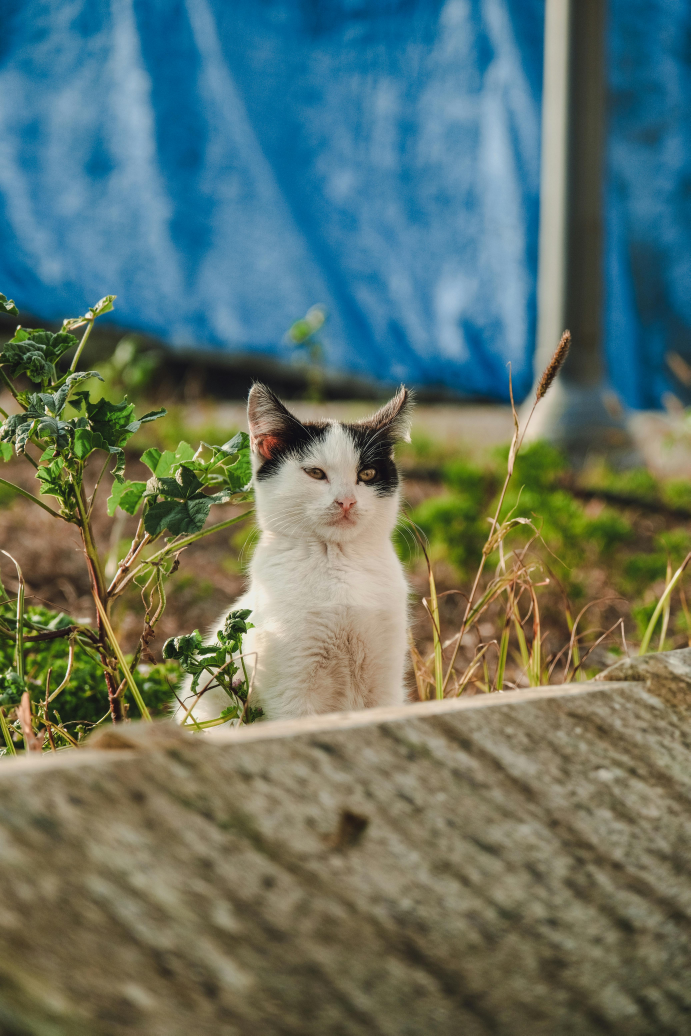
#> input picture Photos/cat1.jpg, 4141 x 6212 px (shown at 1/6 size)
$ python image_transformation.py
#> lines starting #> are read from the running program, lines starting #| are printed output that depends on the picture
import cv2 as cv
import numpy as np

def resizeImage(img, scale=0.1):
    width = int(img.shape[1] * scale)
    height = int(img.shape[0] * scale)
    dimensions = (width, height)

    return cv.resize(img, dimensions, interpolation=cv.INTER_AREA)

img = cv.imread('Photos/cat1.jpg')
#> img is the input picture: shape (6212, 4141, 3); mean B, G, R 104.2, 114.8, 97.9
cv.imshow('Cat', resizeImage(img))
#> in resizeImage, `return cv.resize(img, dimensions, interpolation=cv.INTER_AREA)`:
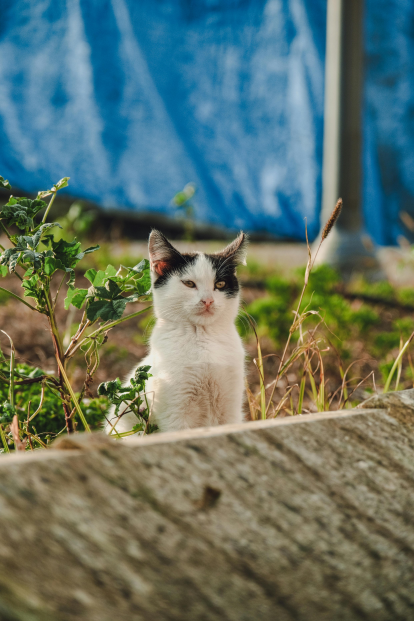
#> returned value: shape (621, 414, 3); mean of channels 0, 1, 2 104.2, 114.8, 97.9; drawn as B, G, R

def translate(img, x, y):
#> called with x = -100, y = 100
    transMat = np.float32([[1, 0, x], [0, 1, y]])
    dimensions = (img.shape[1], img.shape[0])
#> dimensions = (4141, 6212)

    return cv.warpAffine(img, transMat, dimensions)
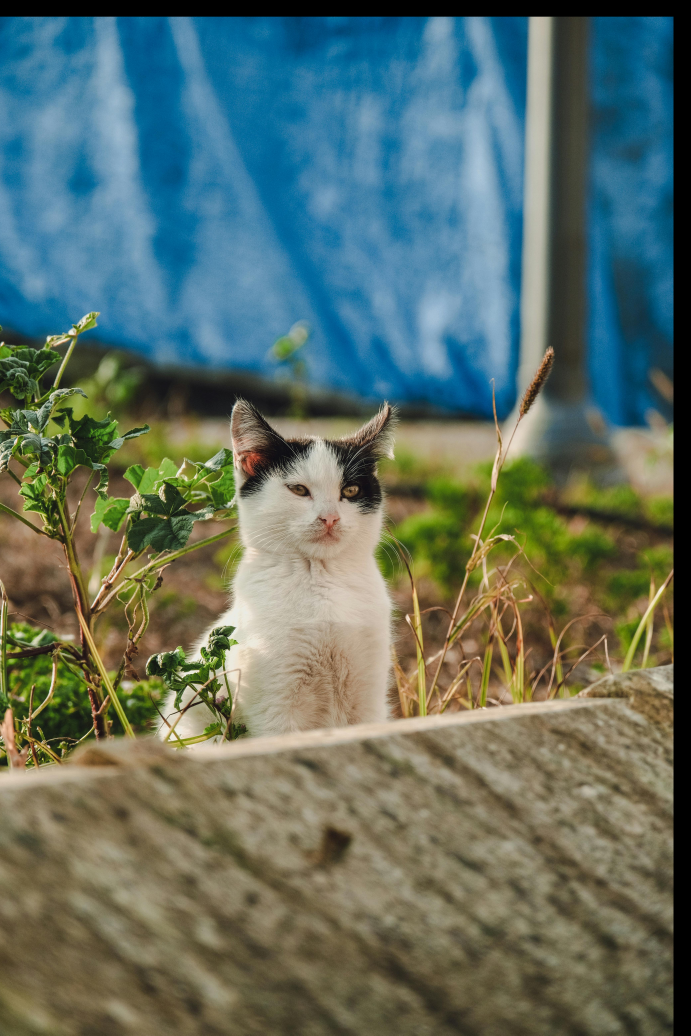
#> returned value: shape (6212, 4141, 3) (shown at 1/6 size); mean of channels 0, 1, 2 101.2, 111, 94.5; drawn as B, G, R

# -x ---> left
# -y ---> up
# +x ---> Right
# +y ---> Down

translated = translate(img, -100, 100)
# cv.imshow('Translated', resizeImage(translated))

# Rotation
def rotate(img, angle, rotPoint=None):
#> called with angle = 45
    (height, width) = img.shape[:2]
#> height = 6212; width = 4141

    # point about which image will rotate
    if rotPoint is None:
        rotPoint = (width//2, height//2)
#> rotPoint = (2070, 3106)

    # this return the rotation matrix
    rotMat = cv.getRotationMatrix2D(rotPoint, angle, 1.0) # 1.0 is scale
    dimensions = (width,height)
#> dimensions = (4141, 6212)

    # this multiplies the rotation matrix with the image
    return cv.warpAffine(img, rotMat, dimensions)
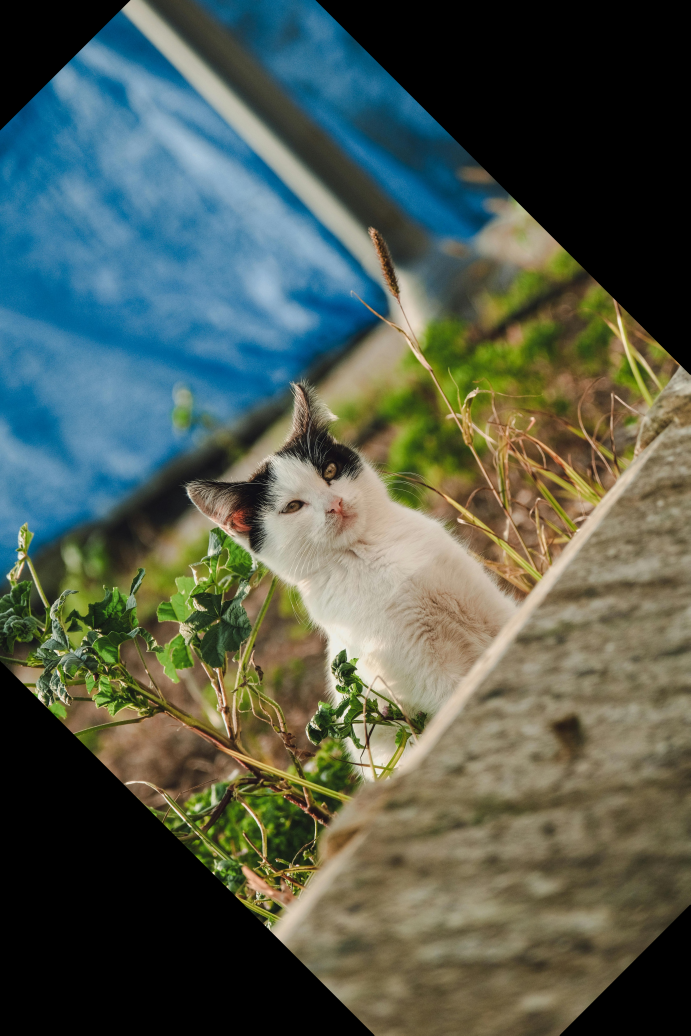
#> returned value: shape (6212, 4141, 3) (shown at 1/6 size); mean of channels 0, 1, 2 79.3, 91, 81.2; drawn as B, G, R

rotated = rotate(img, 45)
# cv.imshow('Rotated', resizeImage(rotated))

# flip the image -1 vertically
flip = cv.flip(img, 1)
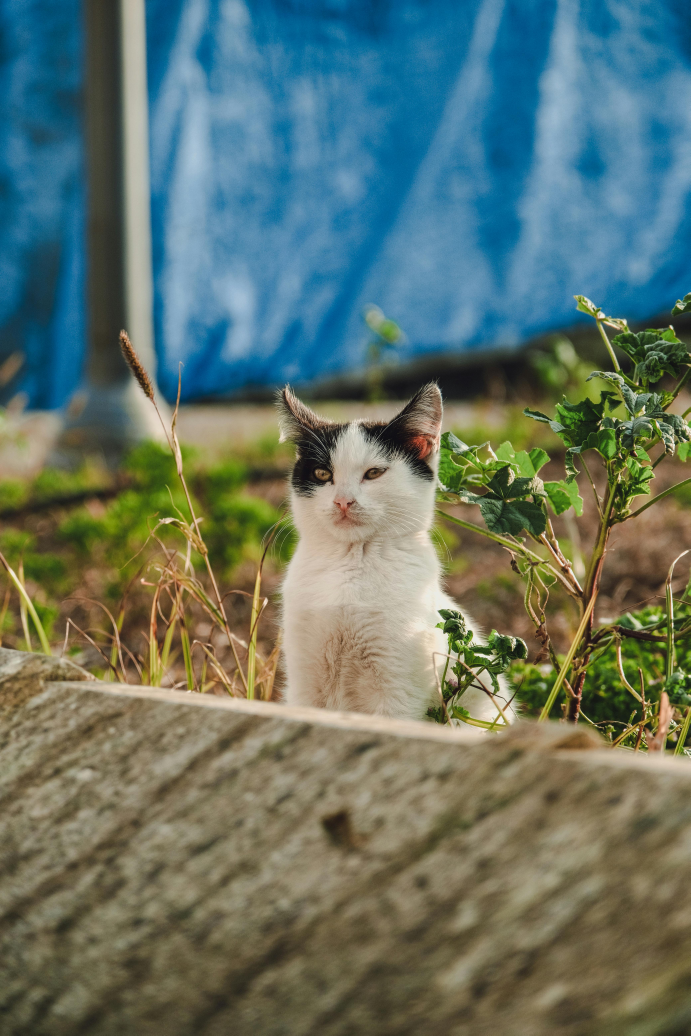
#> flip: shape (6212, 4141, 3) (shown at 1/6 size); mean B, G, R 104.2, 114.8, 97.9
cv.imshow('flip', resizeImage(flip))
#> call 2 of resizeImage, with scale = 0.1
#> in resizeImage (call 2), `return cv.resize(img, dimensions, interpolation=cv.INTER_AREA)`:
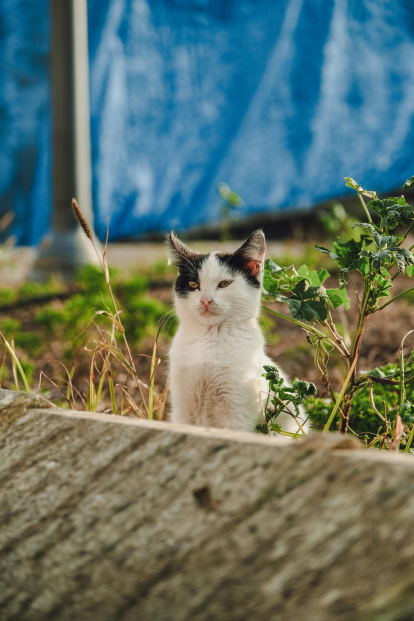
#> returned value: shape (621, 414, 3); mean of channels 0, 1, 2 104.2, 114.8, 97.9; drawn as B, G, R

cv.waitKey(0)

$ run again, with Photos/cat2.jpg copied over Photos/cat1.jpg
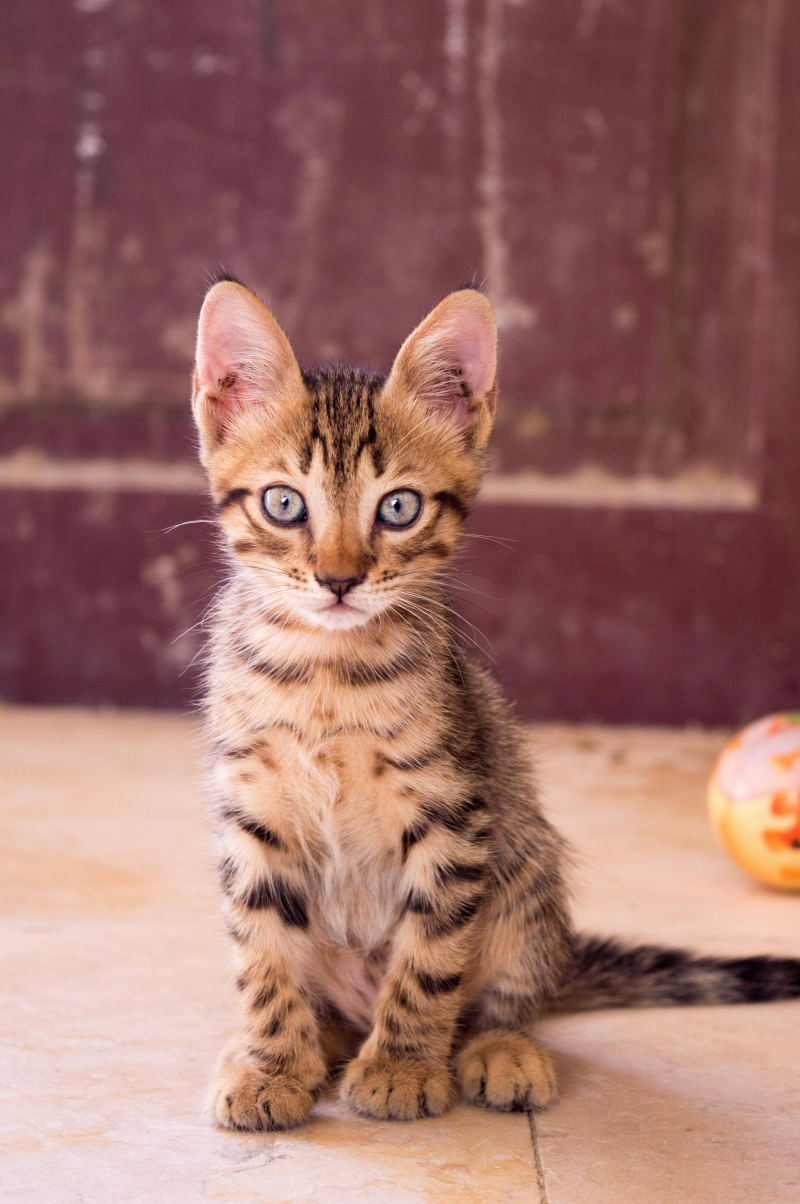
#> input picture Photos/cat2.jpg, 4000 x 6016 px (shown at 1/5 size)
#> img is the input picture: shape (6016, 4000, 3); mean B, G, R 104.9, 111.7, 157.5
#> in rotate, `return cv.warpAffine(img, rotMat, dimensions)`:
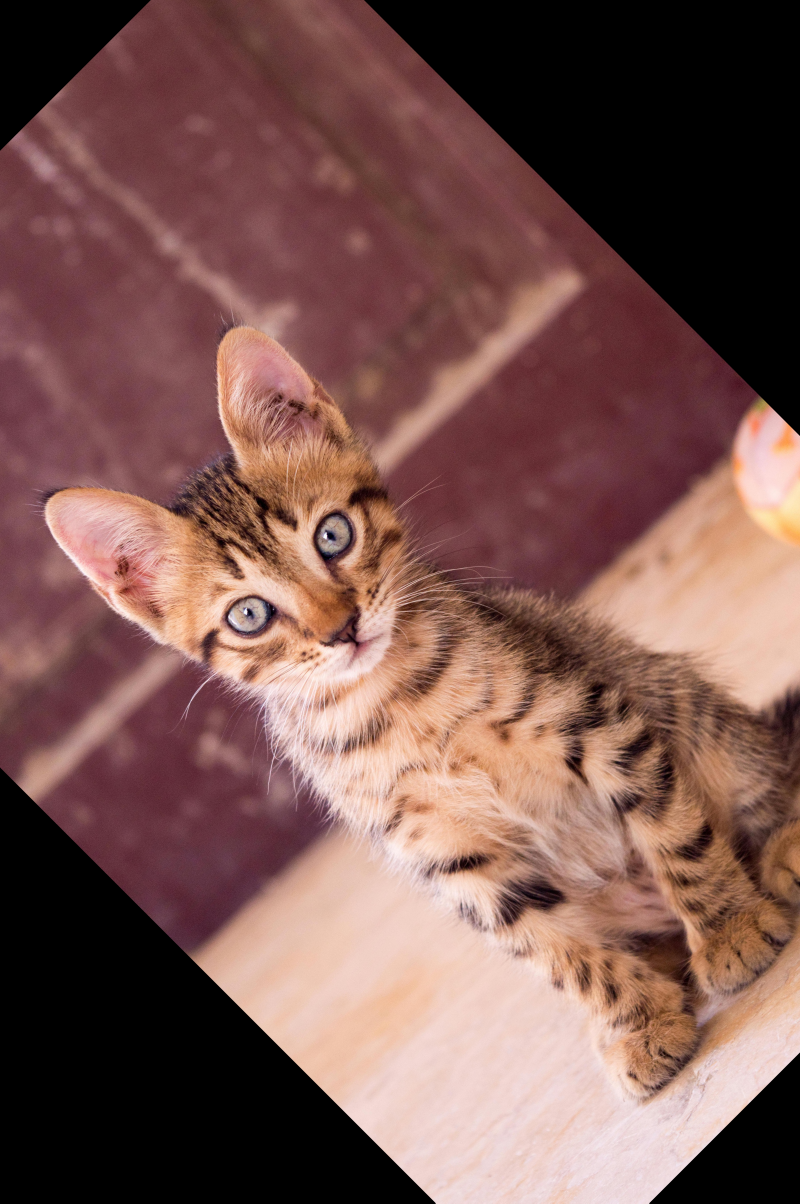
#> returned value: shape (6016, 4000, 3) (shown at 1/5 size); mean of channels 0, 1, 2 81.5, 87, 122.8; drawn as B, G, R
#> in resizeImage (call 2), `return cv.resize(img, dimensions, interpolation=cv.INTER_AREA)`:
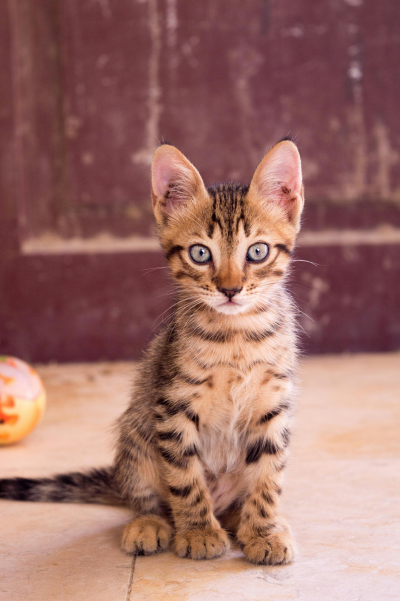
#> returned value: shape (601, 400, 3); mean of channels 0, 1, 2 104.9, 111.7, 157.5; drawn as B, G, R

$ run again, with Photos/cat3.jpg copied over Photos/cat1.jpg
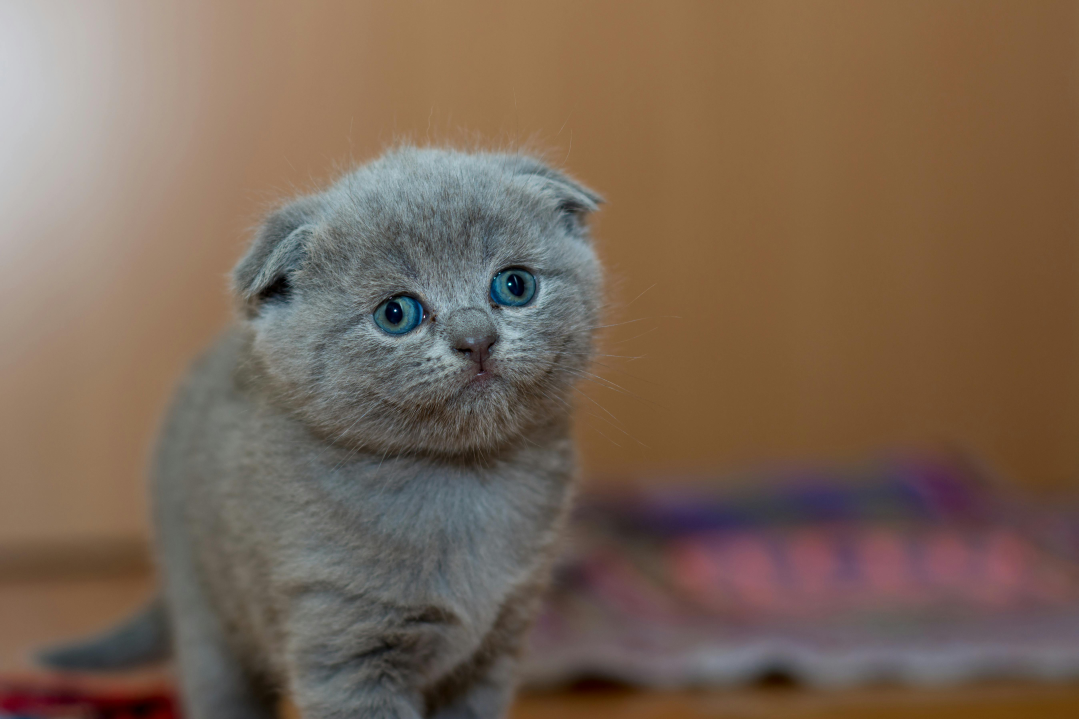
#> input picture Photos/cat3.jpg, 5392 x 3595 px (shown at 1/5 size)
#> img is the input picture: shape (3595, 5392, 3); mean B, G, R 85.2, 101.6, 121.8
#> in rotate, `return cv.warpAffine(img, rotMat, dimensions)`:
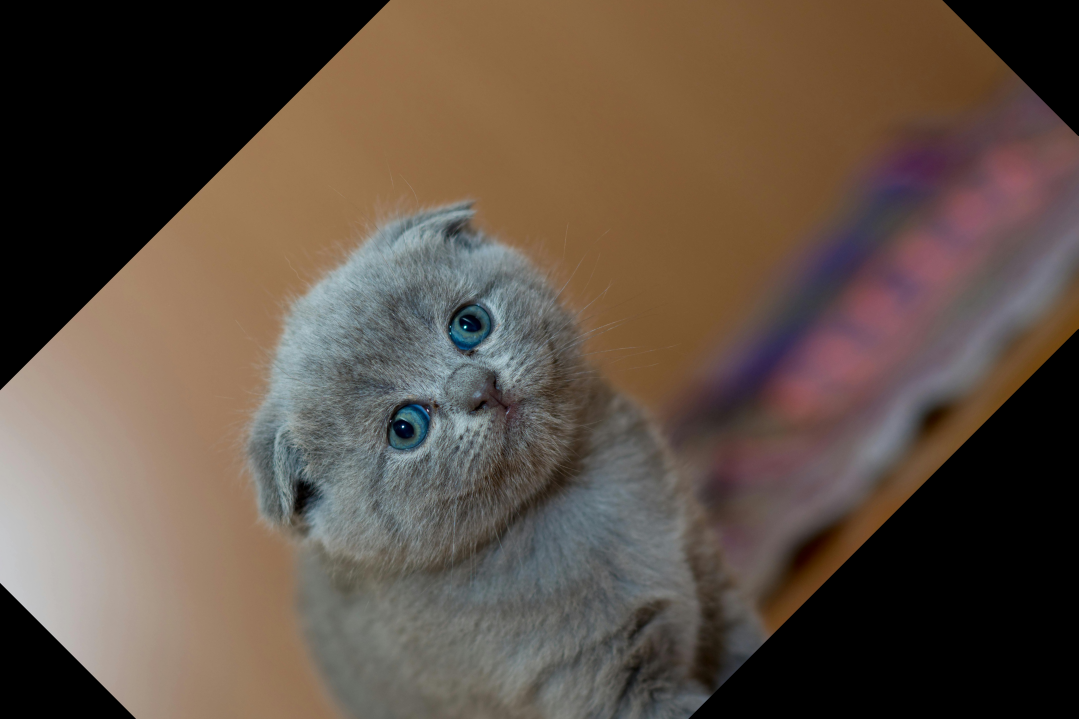
#> returned value: shape (3595, 5392, 3) (shown at 1/5 size); mean of channels 0, 1, 2 69, 80.4, 94.9; drawn as B, G, R
#> in resizeImage (call 2), `return cv.resize(img, dimensions, interpolation=cv.INTER_AREA)`:
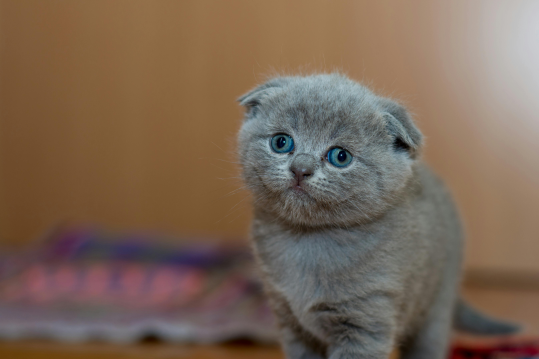
#> returned value: shape (359, 539, 3); mean of channels 0, 1, 2 85.2, 101.6, 121.8; drawn as B, G, R
